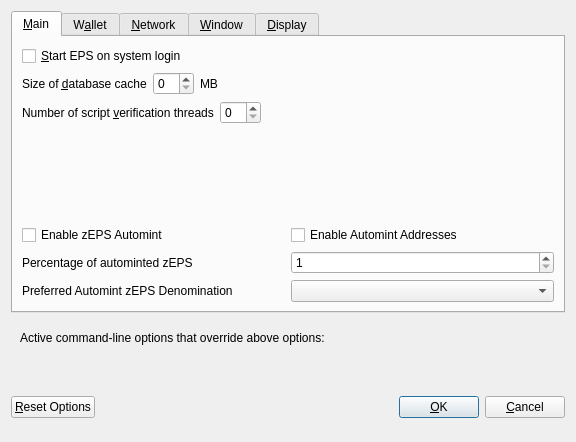
<?xml version="1.0" encoding="UTF-8"?>
<ui version="4.0">
 <class>OptionsDialog</class>
 <widget class="QDialog" name="OptionsDialog">
  <property name="geometry">
   <rect>
    <x>0</x>
    <y>0</y>
    <width>576</width>
    <height>442</height>
   </rect>
  </property>
  <property name="windowTitle">
   <string>Options</string>
  </property>
  <property name="modal">
   <bool>true</bool>
  </property>
  <layout class="QVBoxLayout" name="verticalLayout">
   <item>
    <widget class="QTabWidget" name="tabWidget">
     <property name="currentIndex">
      <number>0</number>
     </property>
     <widget class="QWidget" name="tabMain">
      <attribute name="title">
       <string>&amp;Main</string>
      </attribute>
      <layout class="QVBoxLayout" name="verticalLayout_Main">
       <item>
        <widget class="QCheckBox" name="bitcoinAtStartup">
         <property name="toolTip">
          <string>Automatically start EPS after logging in to the system.</string>
         </property>
         <property name="text">
          <string>&amp;Start EPS on system login</string>
         </property>
        </widget>
       </item>
       <item>
        <layout class="QHBoxLayout" name="horizontalLayout_2_Main">
         <item>
          <widget class="QLabel" name="databaseCacheLabel">
           <property name="text">
            <string>Size of &amp;database cache</string>
           </property>
           <property name="textFormat">
            <enum>Qt::PlainText</enum>
           </property>
           <property name="buddy">
            <cstring>databaseCache</cstring>
           </property>
          </widget>
         </item>
         <item>
          <widget class="QSpinBox" name="databaseCache"/>
         </item>
         <item>
          <widget class="QLabel" name="databaseCacheUnitLabel">
           <property name="text">
            <string>MB</string>
           </property>
           <property name="textFormat">
            <enum>Qt::PlainText</enum>
           </property>
          </widget>
         </item>
         <item>
          <spacer name="horizontalSpacer_2_Main">
           <property name="orientation">
            <enum>Qt::Horizontal</enum>
           </property>
           <property name="sizeHint" stdset="0">
            <size>
             <width>40</width>
             <height>20</height>
            </size>
           </property>
          </spacer>
         </item>
        </layout>
       </item>
       <item>
        <layout class="QHBoxLayout" name="horizontalLayout_3_Main">
         <item>
          <widget class="QLabel" name="threadsScriptVerifLabel">
           <property name="text">
            <string>Number of script &amp;verification threads</string>
           </property>
           <property name="textFormat">
            <enum>Qt::PlainText</enum>
           </property>
           <property name="buddy">
            <cstring>threadsScriptVerif</cstring>
           </property>
          </widget>
         </item>
         <item>
          <widget class="QSpinBox" name="threadsScriptVerif">
           <property name="toolTip">
            <string>(0 = auto, &lt;0 = leave that many cores free)</string>
           </property>
          </widget>
         </item>
         <item>
          <spacer name="horizontalSpacer_3_Main">
           <property name="orientation">
            <enum>Qt::Horizontal</enum>
           </property>
           <property name="sizeHint" stdset="0">
            <size>
             <width>40</width>
             <height>20</height>
            </size>
           </property>
          </spacer>
         </item>
        </layout>
       </item>
       <item>
        <spacer name="verticalSpacer_2">
         <property name="orientation">
          <enum>Qt::Vertical</enum>
         </property>
         <property name="sizeHint" stdset="0">
          <size>
           <width>20</width>
           <height>40</height>
          </size>
         </property>
        </spacer>
       </item>
       <item>
        <widget class="QWidget" name="verticalZpivOptionsWidget" native="true">
         <layout class="QVBoxLayout" name="verticalZpivOptionsLayout">
          <property name="margin">
           <number>0</number>
          </property>
          <item>
           <layout class="QHBoxLayout" name="horizontalAutomintingLayout">
            <item>
             <widget class="QCheckBox" name="checkBoxZeromintEnable">
              <property name="toolTip">
               <string>Enable automatic minting of EPS units to zEPS</string>
              </property>
              <property name="layoutDirection">
               <enum>Qt::LeftToRight</enum>
              </property>
              <property name="text">
               <string>Enable zEPS Automint</string>
              </property>
             </widget>
            </item>
            <item>
             <widget class="QCheckBox" name="checkBoxZeromintAddresses">
              <property name="toolTip">
               <string>Enable automatic zEPS minting from specific addresses</string>
              </property>
              <property name="layoutDirection">
               <enum>Qt::LeftToRight</enum>
              </property>
              <property name="text">
               <string>Enable Automint Addresses</string>
              </property>
             </widget>
            </item>
           </layout>
          </item>
          <item>
           <layout class="QHBoxLayout" name="horizontalZmintPercentageLayout">
            <item>
             <widget class="QLabel" name="percentage_label">
              <property name="toolTip">
               <string>Percentage of incoming EPS which get automatically converted to zEPS via Zerocoin Protocol (min: 10%)</string>
              </property>
              <property name="text">
               <string>Percentage of autominted zEPS</string>
              </property>
             </widget>
            </item>
            <item>
             <widget class="QSpinBox" name="zeromintPercentage">
              <property name="minimum">
               <number>1</number>
              </property>
              <property name="maximum">
               <number>100</number>
              </property>
             </widget>
            </item>
           </layout>
          </item>
          <item>
           <layout class="QHBoxLayout" name="horizontalLayout" stretch="0,0">
            <property name="sizeConstraint">
             <enum>QLayout::SetFixedSize</enum>
            </property>
            <item>
             <widget class="QLabel" name="labelPreferredDenom">
              <property name="maximumSize">
               <size>
                <width>16777215</width>
                <height>16777215</height>
               </size>
              </property>
              <property name="toolTip">
               <string>Wait with automatic conversion to Zerocoin until enough EPS for this denomination is available</string>
              </property>
              <property name="text">
               <string>Preferred Automint zEPS Denomination</string>
              </property>
             </widget>
            </item>
            <item>
             <widget class="QComboBox" name="preferredDenom">
              <property name="maximumSize">
               <size>
                <width>16777215</width>
                <height>27</height>
               </size>
              </property>
              <property name="toolTip">
               <string>Wait with automatic conversion to Zerocoin until enough EPS for this denomination is available</string>
              </property>
              <property name="maxVisibleItems">
               <number>9</number>
              </property>
              <property name="maxCount">
               <number>9</number>
              </property>
             </widget>
            </item>
           </layout>
          </item>
         </layout>
        </widget>
       </item>
      </layout>
     </widget>
     <widget class="QWidget" name="tabWallet">
      <attribute name="title">
       <string>W&amp;allet</string>
      </attribute>
      <layout class="QVBoxLayout" name="verticalLayout_Wallet">
       <item>
        <layout class="QHBoxLayout" name="horizontalLayout_2_Wallet">
         <item>
          <widget class="QLabel" name="labelStakeSplitThresholdText">
           <property name="text">
            <string>Stake split threshold:</string>
           </property>
          </widget>
         </item>
         <item>
          <widget class="QSpinBox" name="spinBoxStakeSplitThreshold">
           <property name="minimum">
            <number>1</number>
           </property>
           <property name="maximum">
            <number>999999</number>
           </property>
          </widget>
         </item>
        </layout>
       </item>
       <item>
        <widget class="QGroupBox" name="groupBox">
         <property name="title">
          <string>Expert</string>
         </property>
         <layout class="QVBoxLayout" name="verticalLayout_2">
          <item>
           <widget class="QCheckBox" name="coinControlFeatures">
            <property name="toolTip">
             <string>Whether to show coin control features or not.</string>
            </property>
            <property name="text">
             <string>Enable coin &amp;control features</string>
            </property>
           </widget>
          </item>
          <item>
           <widget class="QCheckBox" name="showMasternodesTab">
            <property name="toolTip">
             <string>Show additional tab listing all your masternodes in first sub-tab&lt;br/&gt;and all masternodes on the network in second sub-tab.</string>
            </property>
            <property name="text">
             <string>Show Masternodes Tab</string>
            </property>
           </widget>
          </item>
          <item>
           <widget class="QCheckBox" name="spendZeroConfChange">
            <property name="toolTip">
             <string>If you disable the spending of unconfirmed change, the change from a transaction&lt;br/&gt;cannot be used until that transaction has at least one confirmation.&lt;br/&gt;This also affects how your balance is computed.</string>
            </property>
            <property name="text">
             <string>&amp;Spend unconfirmed change</string>
            </property>
           </widget>
          </item>
         </layout>
        </widget>
       </item>
       <item>
        <spacer name="verticalSpacer_Wallet">
         <property name="orientation">
          <enum>Qt::Vertical</enum>
         </property>
         <property name="sizeHint" stdset="0">
          <size>
           <width>20</width>
           <height>40</height>
          </size>
         </property>
        </spacer>
       </item>
      </layout>
     </widget>
     <widget class="QWidget" name="tabNetwork">
      <attribute name="title">
       <string>&amp;Network</string>
      </attribute>
      <layout class="QVBoxLayout" name="verticalLayout_Network">
       <item>
        <widget class="QCheckBox" name="mapPortUpnp">
         <property name="toolTip">
          <string>Automatically open the EPS client port on the router. This only works when your router supports UPnP and it is enabled.</string>
         </property>
         <property name="text">
          <string>Map port using &amp;UPnP</string>
         </property>
        </widget>
       </item>
       <item>
        <widget class="QCheckBox" name="allowIncoming">
         <property name="toolTip">
          <string>Accept connections from outside</string>
         </property>
         <property name="text">
          <string>Allow incoming connections</string>
         </property>
        </widget>
       </item>
       <item>
        <widget class="QCheckBox" name="connectSocks">
         <property name="toolTip">
          <string>Connect to the EPS network through a SOCKS5 proxy.</string>
         </property>
         <property name="text">
          <string>&amp;Connect through SOCKS5 proxy (default proxy):</string>
         </property>
        </widget>
       </item>
       <item>
        <layout class="QHBoxLayout" name="horizontalLayout_1_Network">
         <item>
          <widget class="QLabel" name="proxyIpLabel">
           <property name="text">
            <string>Proxy &amp;IP:</string>
           </property>
           <property name="textFormat">
            <enum>Qt::PlainText</enum>
           </property>
           <property name="buddy">
            <cstring>proxyIp</cstring>
           </property>
          </widget>
         </item>
         <item>
          <widget class="QValidatedLineEdit" name="proxyIp">
           <property name="minimumSize">
            <size>
             <width>140</width>
             <height>0</height>
            </size>
           </property>
           <property name="maximumSize">
            <size>
             <width>140</width>
             <height>16777215</height>
            </size>
           </property>
           <property name="toolTip">
            <string>IP address of the proxy (e.g. IPv4: 127.0.0.1 / IPv6: ::1)</string>
           </property>
          </widget>
         </item>
         <item>
          <widget class="QLabel" name="proxyPortLabel">
           <property name="text">
            <string>&amp;Port:</string>
           </property>
           <property name="textFormat">
            <enum>Qt::PlainText</enum>
           </property>
           <property name="buddy">
            <cstring>proxyPort</cstring>
           </property>
          </widget>
         </item>
         <item>
          <widget class="QLineEdit" name="proxyPort">
           <property name="minimumSize">
            <size>
             <width>55</width>
             <height>0</height>
            </size>
           </property>
           <property name="maximumSize">
            <size>
             <width>55</width>
             <height>16777215</height>
            </size>
           </property>
           <property name="toolTip">
            <string>Port of the proxy (e.g. 9050)</string>
           </property>
          </widget>
         </item>
         <item>
          <spacer name="horizontalSpacer_1_Network">
           <property name="orientation">
            <enum>Qt::Horizontal</enum>
           </property>
           <property name="sizeHint" stdset="0">
            <size>
             <width>40</width>
             <height>20</height>
            </size>
           </property>
          </spacer>
         </item>
        </layout>
       </item>
       <item>
        <spacer name="verticalSpacer_Network">
         <property name="orientation">
          <enum>Qt::Vertical</enum>
         </property>
         <property name="sizeHint" stdset="0">
          <size>
           <width>20</width>
           <height>40</height>
          </size>
         </property>
        </spacer>
       </item>
      </layout>
     </widget>
     <widget class="QWidget" name="tabWindow">
      <attribute name="title">
       <string>&amp;Window</string>
      </attribute>
      <layout class="QVBoxLayout" name="verticalLayout_Window">
       <item>
        <widget class="QCheckBox" name="minimizeToTray">
         <property name="toolTip">
          <string>Show only a tray icon after minimizing the window.</string>
         </property>
         <property name="text">
          <string>&amp;Minimize to the tray instead of the taskbar</string>
         </property>
        </widget>
       </item>
       <item>
        <widget class="QCheckBox" name="minimizeOnClose">
         <property name="toolTip">
          <string>Minimize instead of exit the application when the window is closed. When this option is enabled, the application will be closed only after selecting Quit in the menu.</string>
         </property>
         <property name="text">
          <string>M&amp;inimize on close</string>
         </property>
        </widget>
       </item>
       <item>
        <spacer name="verticalSpacer_Window">
         <property name="orientation">
          <enum>Qt::Vertical</enum>
         </property>
         <property name="sizeHint" stdset="0">
          <size>
           <width>20</width>
           <height>40</height>
          </size>
         </property>
        </spacer>
       </item>
      </layout>
     </widget>
     <widget class="QWidget" name="tabDisplay">
      <attribute name="title">
       <string>&amp;Display</string>
      </attribute>
      <layout class="QVBoxLayout" name="verticalLayout_Display">
       <item>
        <layout class="QHBoxLayout" name="horizontalLayout_1_Display">
         <item>
          <widget class="QLabel" name="langLabel">
           <property name="text">
            <string>User Interface &amp;language:</string>
           </property>
           <property name="textFormat">
            <enum>Qt::PlainText</enum>
           </property>
           <property name="buddy">
            <cstring>lang</cstring>
           </property>
          </widget>
         </item>
         <item>
          <widget class="QValueComboBox" name="lang">
           <property name="toolTip">
            <string>The user interface language can be set here. This setting will take effect after restarting EPS.</string>
           </property>
          </widget>
         </item>
        </layout>
       </item>
       <item>
        <widget class="QLabel" name="label_3">
         <property name="toolTip">
          <string notr="true"/>
         </property>
         <property name="statusTip">
          <string notr="true"/>
         </property>
         <property name="whatsThis">
          <string notr="true"/>
         </property>
         <property name="accessibleName">
          <string notr="true"/>
         </property>
         <property name="text">
          <string>Language missing or translation incomplete? Help contributing translations here:
https://discord.gg/ARRRgQzpdZ</string>
         </property>
         <property name="wordWrap">
          <bool>true</bool>
         </property>
         <property name="openExternalLinks">
          <bool>true</bool>
         </property>
         <property name="textInteractionFlags">
          <set>Qt::TextBrowserInteraction</set>
         </property>
        </widget>
       </item>
       <item>
        <layout class="QHBoxLayout" name="horizontalLayout_2_Display" stretch="0,0">
         <item>
          <widget class="QLabel" name="themeLabel">
           <property name="text">
            <string>User Interface Theme:</string>
           </property>
          </widget>
         </item>
         <item>
          <widget class="QValueComboBox" name="theme"/>
         </item>
        </layout>
       </item>
       <item>
        <widget class="QWidget" name="verticalZpivDisplayWidget" native="true">
         <layout class="QVBoxLayout" name="verticalZpivDisplayLayout">
          <property name="margin">
           <number>0</number>
          </property>
          <item>
           <widget class="Line" name="line">
            <property name="orientation">
             <enum>Qt::Horizontal</enum>
            </property>
           </widget>
          </item>
          <item>
           <layout class="QHBoxLayout" name="horizontalLayout_3_Display">
            <item>
             <widget class="QLabel" name="unitLabel">
              <property name="text">
               <string>Unit to show amounts in:</string>
              </property>
              <property name="textFormat">
               <enum>Qt::PlainText</enum>
              </property>
             </widget>
            </item>
            <item>
             <widget class="QValueComboBox" name="unit">
              <property name="toolTip">
               <string>Choose the default subdivision unit to show in the interface and when sending coins.</string>
              </property>
             </widget>
            </item>
           </layout>
          </item>
          <item>
           <layout class="QHBoxLayout" name="horizontalLayout_4_Display">
            <item>
             <widget class="QLabel" name="digitsLabel">
              <property name="text">
               <string>Decimal digits</string>
              </property>
             </widget>
            </item>
            <item>
             <widget class="QValueComboBox" name="digits"/>
            </item>
           </layout>
          </item>
          <item>
           <layout class="QHBoxLayout" name="horizontalLayout_5_Display">
            <item>
             <widget class="QCheckBox" name="checkBoxHideZeroBalances">
              <property name="toolTip">
               <string>Hide empty balances</string>
              </property>
              <property name="layoutDirection">
               <enum>Qt::LeftToRight</enum>
              </property>
              <property name="text">
               <string>Hide empty balances</string>
              </property>
             </widget>
            </item>
            <item>
             <widget class="QCheckBox" name="checkBoxHideOrphans">
              <property name="toolTip">
               <string>Hide orphan stakes in transaction lists</string>
              </property>
              <property name="text">
               <string>Hide orphan stakes</string>
              </property>
             </widget>
            </item>
            <item>
             <spacer name="horizontalSpacer">
              <property name="orientation">
               <enum>Qt::Horizontal</enum>
              </property>
              <property name="sizeHint" stdset="0">
               <size>
                <width>40</width>
                <height>20</height>
               </size>
              </property>
             </spacer>
            </item>
           </layout>
          </item>
          <item>
           <layout class="QHBoxLayout" name="horizontalLayout_6_Display">
            <item>
             <widget class="QLabel" name="thirdPartyTxUrlsLabel">
              <property name="toolTip">
               <string>Third party URLs (e.g. a block explorer) that appear in the transactions tab as context menu items. %s in the URL is replaced by transaction hash. Multiple URLs are separated by vertical bar |.</string>
              </property>
              <property name="text">
               <string>Third party transaction URLs</string>
              </property>
             </widget>
            </item>
            <item>
             <widget class="QLineEdit" name="thirdPartyTxUrls">
              <property name="toolTip">
               <string>Third party URLs (e.g. a block explorer) that appear in the transactions tab as context menu items. %s in the URL is replaced by transaction hash. Multiple URLs are separated by vertical bar |.</string>
              </property>
             </widget>
            </item>
           </layout>
          </item>
         </layout>
        </widget>
       </item>
       <item>
        <spacer name="verticalSpacer">
         <property name="orientation">
          <enum>Qt::Vertical</enum>
         </property>
         <property name="sizeHint" stdset="0">
          <size>
           <width>20</width>
           <height>40</height>
          </size>
         </property>
        </spacer>
       </item>
      </layout>
     </widget>
    </widget>
   </item>
   <item>
    <widget class="QFrame" name="frame">
     <layout class="QVBoxLayout" name="verticalLayout_Bottom">
      <item>
       <layout class="QHBoxLayout" name="horizontalLayout_Bottom">
        <item>
         <widget class="QLabel" name="overriddenByCommandLineInfoLabel">
          <property name="text">
           <string>Active command-line options that override above options:</string>
          </property>
          <property name="textFormat">
           <enum>Qt::PlainText</enum>
          </property>
         </widget>
        </item>
        <item>
         <spacer name="horizontalSpacer_Bottom">
          <property name="orientation">
           <enum>Qt::Horizontal</enum>
          </property>
          <property name="sizeHint" stdset="0">
           <size>
            <width>40</width>
            <height>20</height>
           </size>
          </property>
         </spacer>
        </item>
       </layout>
      </item>
      <item>
       <widget class="QLabel" name="overriddenByCommandLineLabel">
        <property name="text">
         <string/>
        </property>
        <property name="textFormat">
         <enum>Qt::PlainText</enum>
        </property>
        <property name="wordWrap">
         <bool>true</bool>
        </property>
       </widget>
      </item>
     </layout>
    </widget>
   </item>
   <item>
    <layout class="QHBoxLayout" name="horizontalLayout_Buttons">
     <item>
      <widget class="QPushButton" name="resetButton">
       <property name="toolTip">
        <string>Reset all client options to default.</string>
       </property>
       <property name="text">
        <string>&amp;Reset Options</string>
       </property>
       <property name="autoDefault">
        <bool>false</bool>
       </property>
      </widget>
     </item>
     <item>
      <spacer name="horizontalSpacer_1">
       <property name="orientation">
        <enum>Qt::Horizontal</enum>
       </property>
       <property name="sizeHint" stdset="0">
        <size>
         <width>40</width>
         <height>48</height>
        </size>
       </property>
      </spacer>
     </item>
     <item>
      <widget class="QLabel" name="statusLabel">
       <property name="minimumSize">
        <size>
         <width>200</width>
         <height>0</height>
        </size>
       </property>
       <property name="font">
        <font>
         <weight>75</weight>
         <bold>true</bold>
        </font>
       </property>
       <property name="text">
        <string/>
       </property>
       <property name="textFormat">
        <enum>Qt::PlainText</enum>
       </property>
       <property name="wordWrap">
        <bool>true</bool>
       </property>
      </widget>
     </item>
     <item>
      <spacer name="horizontalSpacer_2">
       <property name="orientation">
        <enum>Qt::Horizontal</enum>
       </property>
       <property name="sizeHint" stdset="0">
        <size>
         <width>40</width>
         <height>48</height>
        </size>
       </property>
      </spacer>
     </item>
     <item>
      <widget class="QPushButton" name="okButton">
       <property name="text">
        <string>&amp;OK</string>
       </property>
       <property name="autoDefault">
        <bool>false</bool>
       </property>
       <property name="default">
        <bool>true</bool>
       </property>
      </widget>
     </item>
     <item>
      <widget class="QPushButton" name="cancelButton">
       <property name="text">
        <string>&amp;Cancel</string>
       </property>
       <property name="autoDefault">
        <bool>false</bool>
       </property>
      </widget>
     </item>
    </layout>
   </item>
  </layout>
 </widget>
 <customwidgets>
  <customwidget>
   <class>QValidatedLineEdit</class>
   <extends>QLineEdit</extends>
   <header>qvalidatedlineedit.h</header>
  </customwidget>
  <customwidget>
   <class>QValueComboBox</class>
   <extends>QComboBox</extends>
   <header>qvaluecombobox.h</header>
  </customwidget>
 </customwidgets>
 <resources/>
 <connections/>
</ui>
